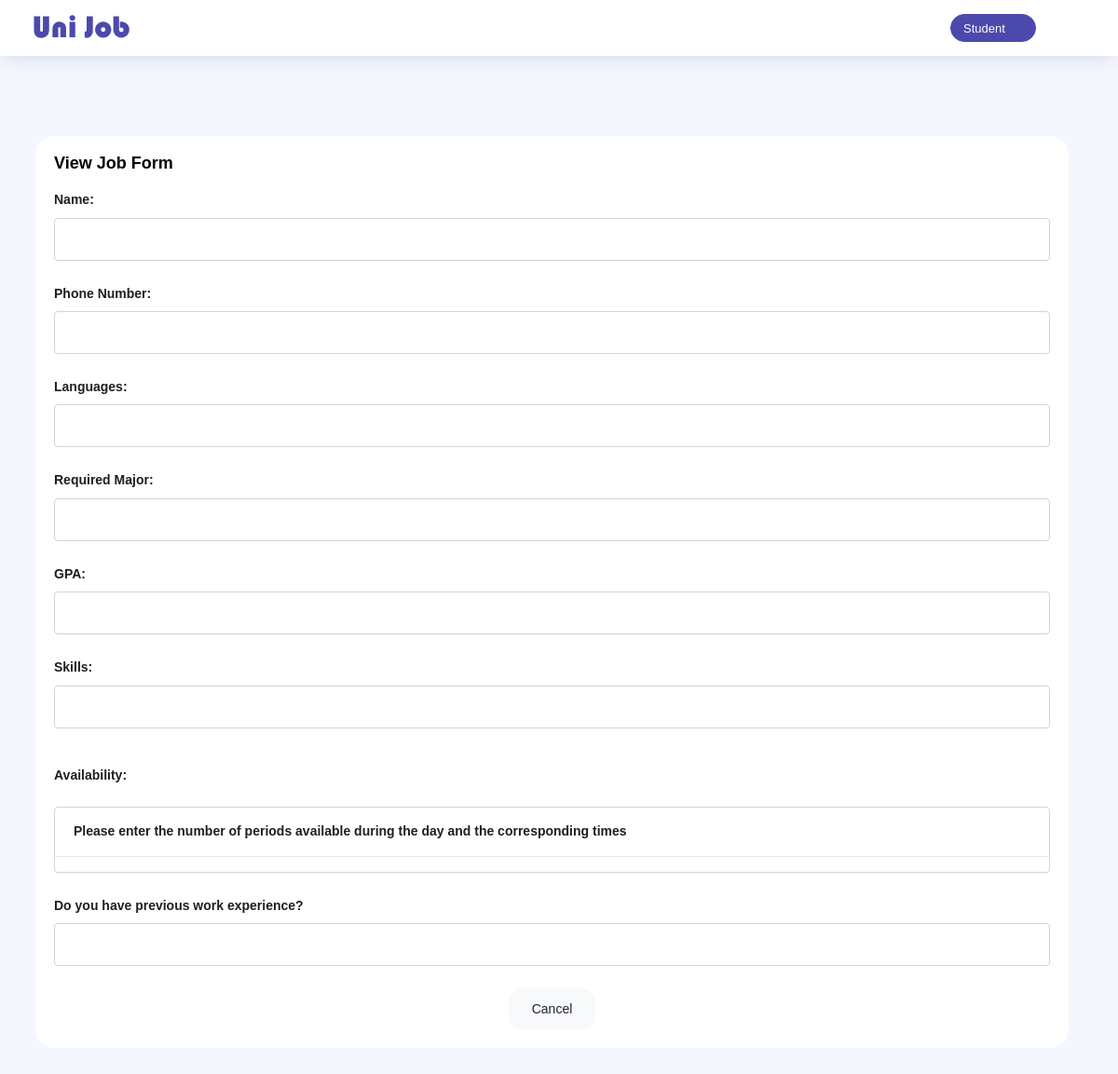
/view_form/4 (signed in), run on an earlier commit of the app's database.
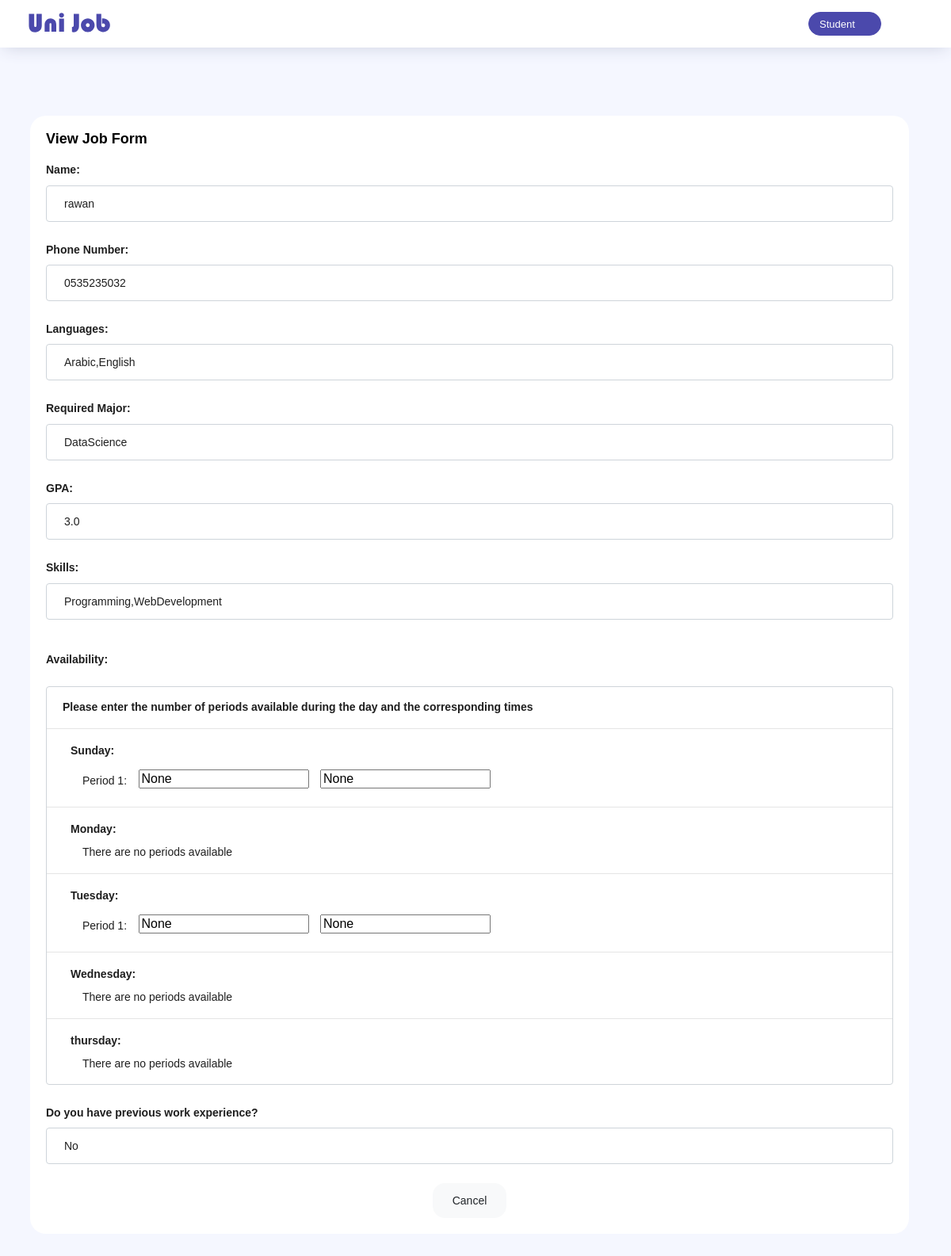
And on a later commit of the database.
### tables this page shows
CREATE TABLE seekers_form (
    "id" INTEGER PRIMARY KEY AUTOINCREMENT,
    form_submission INTEGER,
    user_id INTEGER,
    name TEXT,
    phoneNumber TEXT,
    major TEXT,
    gpa REAL,
    skills TEXT,
    experience TEXT,
    languages TEXT,
    sunday_periods INTEGER,
    sunday_start_interval TEXT,
    sunday_end_interval TEXT,
    monday_periods INTEGER,
    monday_start_interval TEXT,
    monday_end_interval TEXT,
    tuesdayـperiods INTEGER,
    tuesday_start_interval TEXT,
    tuesday_end_interval TEXT,
    wednesday_periods INTEGER,
    wednesday_start_interval TEXT,
    wednesday_end_interval TEXT,
    thursday_periods INTEGER,
    thursday_start_interval TEXT,
    thursday_end_interval TEXT,
    FOREIGN KEY (user_id) REFERENCES users(id)
);

### app.py (the view)
@app.route('/view_form/<id>')
def view_form(id):
    user_id = session['user_id']
    connection = sqlite3.connect("users_database.db")
    cursor = connection.cursor()
    cursor.execute("SELECT * FROM seekers_form WHERE user_id = ? AND id =?", (user_id,id))
    form = cursor.fetchone()
    cursor.execute("SELECT id, password, position, name, email FROM users WHERE id = ?", (user_id,))
    user = cursor.fetchone()
    return render_template('view_form.html', form=form,user=user)

### templates/view_form.html (shortened to what the changed rows need)
<!DOCTYPE html>
<html lang="en">
<head>
    <link rel="stylesheet" href="{{url_for('static',filename='vendors/css/vendor.bundle.base.css')}}">
    <link rel="stylesheet" href="{{url_for('static',filename='vendors/ti-icons/css/themify-icons.css')}}">
    <link rel="stylesheet" href="{{url_for('static',filename='vendors/select2/select2.min.css')}}">
    <link rel="stylesheet" href="{{url_for('static',filename='vendors/feather/feather.css')}}">
    <link rel="stylesheet" href="{{url_for('static',filename='css/vertical-layout-light/style.css')}}">
</head>
<body>
    <div class="container-scroller ">
        <div class="container-fluid page-body-wrapper w-100 ">
            <div class="content-wrapper" style="min-height: inherit;">
                <div class="container">
                    <div class="row mt-5">
                        <div class="col-12 grid-margin stretch-card">
                            <div class="card">
                                <div class="card-body">
                                    <form>
                                        <div class="form-group">
                                            <label for="name" class="font-weight-bold">Name:</label>
                                            <input type="text" class="form-control custom-input" id="name" name="name" value="{{ form[3] }}" readonly>
                                        </div>
                                        <div class="form-group">
                                            <label for="phoneNumber" class="font-weight-bold">Phone Number:</label>
                                            <input type="text" class="form-control custom-input" id="phoneNumber" name="phoneNumber" pattern="05[0-9]{8}"
                                            title="Please enter only numbers" minlength="10" maxlength="10" value="{{ form[4] }}" readonly>
                                        </div>
                                        <div class="form-group" >
                                            <label class="font-weight-bold">Languages:</label>
                                            <input id="languages" class="form-control custom-input" name="Languages" style="width: 100%;"  multiple="multiple"
                                            value="{{ form[9] }} " readonly> </input>
                                        </div>
                                        <div class="form-group">
                                            <label class="font-weight-bold">Required Major:</label>
                                            <input id="major" class="form-control custom-input" style="width: 100%;" name="major"
                                            value="{{ form[5] }} " readonly> </input>
                                        </div>
                                        <div class="form-group">
                                            <label class="font-weight-bold">GPA:</label>
                                            <input id="gpa" class="form-control custom-input"  name="gpa" style="width: 100%;"
                                            value="{{ form[6] }} " readonly> </input>
                                        </div>
                                        <div class="form-group">
                                            <label class="font-weight-bold">Skills:</label>
                                            <input id="skills" class="form-control custom-input" style="width: 100%;" name="skills" multiple="multiple"
                                            value="{{ form[7] }} " readonly> </input>
                                        </div>
                                        <div class="form-group">
                                            <div class="availability-container">
                                                <div class="day" style="margin-left: 20px;">
                                                    <p class="font-weight-bold"> Please enter the number of periods available during the day and the corresponding times</p>
                                                </div>
                                                <hr>
                                                {% if form %}
                                                <div class="day">
                                                    <label for="sunday" class="font-weight-bold">Sunday:</label>
                                                    <div class="period" style="position: relative;">
                                                        {% if form[10] !=0 %}
                                                        {% set start_times_list = form[11].split(',') %}
                                                        {% set end_times_list = form[12].split(',') %}
                                                        {% set num_periods =  form[10] %}
                                                        {% for index in range(num_periods) %}
                                                        {% set start_time = start_times_list[index] %}
                                                        {% set end_time = end_times_list[index] %}
                                                        <label style="margin: 8px 5px 5px 15px;">Period {{ index + 1 }}:</label>
                                                        <input type = "text" class="time-pickable start-time" style="width: 100%; margin: 5px 5px 5px 5px; borderRadius:4px; width: fit-content;" value="{{ start_time }} " readonly> </input>
                                                        <input type = "text" class="time-pickable start-time" style="width: 100%; margin: 5px 5px 5px 5px; borderRadius:4px; width: fit-content;" value="{{ end_time }} " readonly> </input>
                                                        <br>
                                                        {% endfor %}
                                                        {% else %}
                                                        <p style="margin-left: 15px;">There are no periods available </p>
                                                        {% endif %}
                                                    </div>
                                                </div>
                                                <hr>
                                                <div class="day">
                                                    <label for="monday" class="font-weight-bold">Monday:</label>
                                                    <div id="monday-periods">
                                                        {% if form[13] !=0 %}
                                                        {% set start_times_list = form[14].split(',') %}
                                                        {% set end_times_list = form[15].split(',') %}
                                                        {% set num_periods =  form[13] %}
                                                        {% for index in range(num_periods) %}
                                                        {% set start_time = start_times_list[index] %}
                                                        {% set end_time = end_times_list[index] %}
                                                        <label style="margin: 8px 5px 5px 15px;">Period {{ index + 1 }}:</label>
                                                        <input type = "text" class="time-pickable start-time" style="width: 100%; margin: 5px 5px 5px 5px; borderRadius:4px; width: fit-content;" value="{{ start_time }} " readonly> </input>
                                                        <input type = "text" class="time-pickable start-time" style="width: 100%; margin: 5px 5px 5px 5px; borderRadius:4px; width: fit-content;" value="{{ end_time }} " readonly> </input>
                                                        <br>
                                                        {% endfor %}
                                                        {% else %}
                                                        <p style="margin-left: 15px;">There are no periods available </p>
                                                        {% endif %}
                                                    </div>
                                                </div>
                                                <hr>
                                                <div class="day">
                                                    <label for="tuesday" class="font-weight-bold">Tuesday:</label>
                                                    <div id="tuesday-periods">
                                                        {% if form[16] !=0 %}
                                                        {% set start_times_list = form[17].split(',') %}
                                                        {% set end_times_list = form[18].split(',') %}
                                                        {% set num_periods =  form[16] %}
                                                        {% for index in range(num_periods) %}
                                                        {% set start_time = start_times_list[index] %}
                                                        {% set end_time = end_times_list[index] %}
                                                        <label style="margin: 8px 5px 5px 15px;">Period {{ index + 1 }}:</label>
                                                        <input type = "text" class="time-pickable start-time" style="width: 100%; margin: 5px 5px 5px 5px; borderRadius:4px; width: fit-content;" value="{{ start_time }} " readonly> </input>
                                                        <input type = "text" class="time-pickable start-time" style="width: 100%; margin: 5px 5px 5px 5px; borderRadius:4px; width: fit-content;" value="{{ end_time }} " readonly> </input>
                                                        <br>
                                                        {% endfor %}
                                                        {% else %}
                                                        <p style="margin-left: 15px;">There are no periods available </p>
                                                        {% endif %}
                                                    </div>
                                                </div>
                                                <hr>
                                                <div class="day">
                                                    <label for="wednesday" class="font-weight-bold">Wednesday:</label>
                                                    <div id="wednesday-periods">
                                                        {% if form[19] !=0 %}
                                                        {% set start_times_list = form[20].split(',') %}
                                                        {% set end_times_list = form[21].split(',') %}
                                                        {% set num_periods =  form[19] %}
                                                        {% for index in range(num_periods) %}
                                                        {% set start_time = start_times_list[index] %}
                                                        {% set end_time = end_times_list[index] %}
                                                        <label style="margin: 8px 5px 5px 15px;">Period {{ index + 1 }}:</label>
                                                        <input type = "text" class="time-pickable start-time" style="width: 100%; margin: 5px 5px 5px 5px; borderRadius:4px; width: fit-content;" value="{{ start_time }} " readonly> </input>
                                                        <input type = "text" class="time-pickable start-time" style="width: 100%; margin: 5px 5px 5px 5px; borderRadius:4px; width: fit-content;" value="{{ end_time }} " readonly> </input>
                                                        <br>
                                                        {% endfor %}
                                                        {% else %}
                                                        <p style="margin-left: 15px;">There are no periods available </p>
                                                        {% endif %}
                                                    </div>
                                                </div>
                                                <hr>
                                                <div class="day">
                                                    <label for="thursday" class="font-weight-bold">thursday:</label>
                                                    <div id="thursday-periods">
                                                        {% if form[22] !=0 %}
                                                        {% set start_times_list = form[23].split(',') %}
                                                        {% set end_times_list = form[24].split(',') %}
                                                        {% set num_periods =  form[22] %}
                                                        {% for index in range(num_periods) %}
                                                        {% set start_time = start_times_list[index] %}
                                                        {% set end_time = end_times_list[index] %}
                                                        <label style="margin: 8px 5px 5px 15px;">Period {{ index + 1 }}:</label>
                                                        <input type = "text" class="time-pickable start-time" style="width: 100%; margin: 5px 5px 5px 5px; borderRadius:4px; width: fit-content;" value="{{ start_time }} " readonly> </input>
                                                        <input type = "text" class="time-pickable start-time" style="width: 100%; margin: 5px 5px 5px 5px; borderRadius:4px; width: fit-content;" value="{{ end_time }} " readonly> </input>
                                                        <br>
                                                        {% endfor %}
                                                        {% else %}
                                                        <p style="margin-left: 15px;">There are no periods available </p>
                                                        {% endif %}
                                                    </div>
                                                </div>
                                                {% endif %}
                                            </div>
                                        </div>
                                        <div class="form-group">
                                            <label class="font-weight-bold">Do you have previous work experience?</label>
                                            <input id="experience" class="form-control custom-input" name="experience" style="width: 100%;"
                                            value="{{ form[8] }} " readonly> </input>
                                        </div>
                                    </form>
                                </div>
                            </div>
                        </div>
                    </div>
                </div>
            </div>
        </div>
    </div>
</body>
</html>

What changed in the data, as far as the page shows it:
added seekers_form: name "rawan", phoneNumber "0535235032", Languages "Arabic,English", major "DataScience", gpa "3.0", skills "Programming,WebDevelopment", sunday_start_interval "None", sunday_end_interval "None", tuesday_start_interval "None", tuesday_end_interval "None", experience "No"
Also different on the page:
text now shown: "Sunday: Monday: There are no periods available Tuesday: Wednesday: There are no periods available thursday: There are no periods available"
new list line: "Period 1 :"
